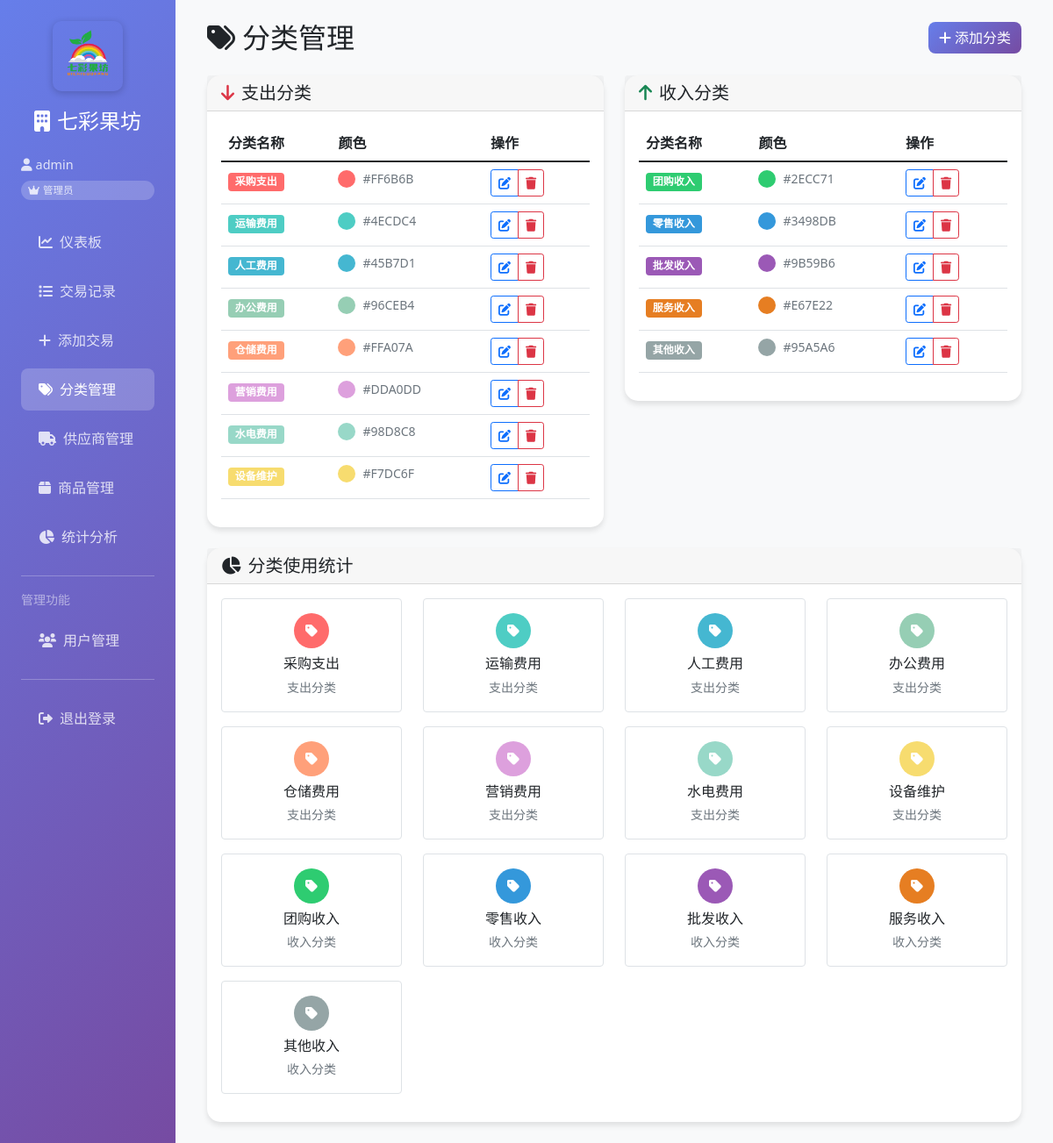
/categories (signed in), run on the app's committed database.
### app.py (models this page shows)
class User(UserMixin, db.Model):
    id = db.Column(db.Integer, primary_key=True)
    username = db.Column(db.String(80), unique=True, nullable=False)
    email = db.Column(db.String(120), unique=True, nullable=False)
    password_hash = db.Column(db.String(120), nullable=False)
    role = db.Column(db.String(20), nullable=False, default='employee')
    is_active = db.Column(db.Boolean, default=True)
    created_at = db.Column(db.DateTime, default=datetime.utcnow)

class Category(db.Model):
    id = db.Column(db.Integer, primary_key=True)
    name = db.Column(db.String(50), nullable=False)
    type = db.Column(db.String(10), nullable=False)
    color = db.Column(db.String(7), nullable=False)
    user_id = db.Column(db.Integer, db.ForeignKey('user.id'), nullable=False)

### app.py (the view)
@app.route('/categories')
@login_required
def categories():
    categories = Category.query.all()
    return render_template('categories.html', categories=categories)

### app.py (called while the page is built)
@login_manager.user_loader
def load_user(user_id):
    return User.query.get(int(user_id))

### templates/categories.html (shortened to what this page needs)
{% extends "base.html" %}
{% block content %}
<div class="row mb-4">
    <div class="col-12 d-flex justify-content-between align-items-center">
        <h2 class="mb-0">
            <i class="fas fa-tags me-2"></i>分类管理
        </h2>
        <a href="{{ url_for('add_category') }}" class="btn btn-primary">
            <i class="fas fa-plus me-1"></i>添加分类
        </a>
    </div>
</div>
<div class="row">
    <div class="col-md-6 mb-4">
        <div class="card">
            <div class="card-header">
                <h5 class="mb-0">
                    <i class="fas fa-arrow-down me-2 text-danger"></i>支出分类
                </h5>
            </div>
            <div class="card-body">
                {% set expense_categories = categories|selectattr('type', 'equalto', 'expense')|list %}
                {% if expense_categories %}
                    <div class="table-responsive">
                        <table class="table table-hover">
                            <thead>
                                <tr>
                                    <th>分类名称</th>
                                    <th>颜色</th>
                                    <th>操作</th>
                                </tr>
                            </thead>
                            <tbody>
                                {% for category in expense_categories %}
                                <tr>
                                    <td>
                                        <span class="badge" style="background-color: {{ category.color }};">
                                            {{ category.name }}
                                        </span>
                                    </td>
                                    <td>
                                        <div class="d-flex align-items-center">
                                            <div class="rounded-circle me-2"
                                                 style="width: 20px; height: 20px; background-color: {{ category.color }};"></div>
                                            <small class="text-muted">{{ category.color }}</small>
                                        </div>
                                    </td>
                                    <td>
                                        <div class="btn-group btn-group-sm" role="group">
                                            <a href="{{ url_for('edit_category', id=category.id) }}"
                                               class="btn btn-outline-primary btn-sm">
                                                <i class="fas fa-edit"></i>
                                            </a>
                                            <a href="{{ url_for('delete_category', id=category.id) }}"
                                               class="btn btn-outline-danger btn-sm"
                                               onclick="return confirm('确定要删除这个分类吗？')">
                                                <i class="fas fa-trash"></i>
                                            </a>
                                        </div>
                                    </td>
                                </tr>
                                {% endfor %}
                            </tbody>
                        </table>
                    </div>
                {% else %}
                    <div class="text-center py-3">
                        <i class="fas fa-tags fa-2x text-muted mb-2"></i>
                        <p class="text-muted small">暂无支出分类</p>
                    </div>
                {% endif %}
            </div>
        </div>
    </div>
    <div class="col-md-6 mb-4">
        <div class="card">
            <div class="card-header">
                <h5 class="mb-0">
                    <i class="fas fa-arrow-up me-2 text-success"></i>收入分类
                </h5>
            </div>
            <div class="card-body">
                {% set income_categories = categories|selectattr('type', 'equalto', 'income')|list %}
                {% if income_categories %}
                    <div class="table-responsive">
                        <table class="table table-hover">
                            <thead>
                                <tr>
                                    <th>分类名称</th>
                                    <th>颜色</th>
                                    <th>操作</th>
                                </tr>
                            </thead>
                            <tbody>
                                {% for category in income_categories %}
                                <tr>
                                    <td>
                                        <span class="badge" style="background-color: {{ category.color }};">
                                            {{ category.name }}
                                        </span>
                                    </td>
                                    <td>
                                        <div class="d-flex align-items-center">
                                            <div class="rounded-circle me-2"
                                                 style="width: 20px; height: 20px; background-color: {{ category.color }};"></div>
                                            <small class="text-muted">{{ category.color }}</small>
                                        </div>
                                    </td>
                                    <td>
                                        <div class="btn-group btn-group-sm" role="group">
                                            <a href="{{ url_for('edit_category', id=category.id) }}"
                                               class="btn btn-outline-primary btn-sm">
                                                <i class="fas fa-edit"></i>
                                            </a>
                                            <a href="{{ url_for('delete_category', id=category.id) }}"
                                               class="btn btn-outline-danger btn-sm"
                                               onclick="return confirm('确定要删除这个分类吗？')">
                                                <i class="fas fa-trash"></i>
                                            </a>
                                        </div>
                                    </td>
                                </tr>
                                {% endfor %}
                            </tbody>
                        </table>
                    </div>
                {% else %}
                    <div class="text-center py-3">
                        <i class="fas fa-tags fa-2x text-muted mb-2"></i>
                        <p class="text-muted small">暂无收入分类</p>
                    </div>
                {% endif %}
            </div>
        </div>
    </div>
</div>
<div class="row">
    <div class="col-12">
        <div class="card">
            <div class="card-header">
                <h5 class="mb-0">
                    <i class="fas fa-chart-pie me-2"></i>分类使用统计
                </h5>
            </div>
            <div class="card-body">
                {% if categories %}
                    <div class="row">
                        {% for category in categories %}
                        <div class="col-md-4 col-lg-3 mb-3">
                            <div class="border rounded p-3 text-center">
                                <div class="rounded-circle mx-auto mb-2"
                                     style="width: 40px; height: 40px; background-color: {{ category.color }}; display: flex; align-items: center; justify-content: center;">
                                    <i class="fas fa-tag text-white"></i>
                                </div>
                                <h6 class="mb-1">{{ category.name }}</h6>
                                <small class="text-muted">
                                    {{ '收入' if category.type == 'income' else '支出' }}分类
                                </small>
                            </div>
                        </div>
                        {% endfor %}
                    </div>
                {% endif %}
            </div>
        </div>
    </div>
</div>
{% endblock %}

### templates/base.html (shortened to what this page needs)
<!DOCTYPE html>
<html lang="zh-CN">
<head>
    <link href="{{ url_for('static', filename='css/bootstrap.min.css') }}" rel="stylesheet">
    <link href="{{ url_for('static', filename='css/all.min.css') }}" rel="stylesheet">
</head>
<body>
    {% if current_user.is_authenticated %}
    <div class="container-fluid">
        <div class="row">
            <div class="col-md-3 col-lg-2 sidebar p-0">
                <div class="p-4">
                    <div class="logo-container">
                        <img src="{{ url_for('static', filename='logo.png') }}"
                             alt="七彩果坊"
                             title="七彩果坊">
                    </div>
                    <h4 class="text-white mb-4 text-center">
                        <i class="fas fa-building me-2"></i>七彩果坊
                    </h4>
                    <div class="user-info">
                        <div class="mb-2">
                            <i class="fas fa-user me-1"></i>{{ current_user.username }}
                        </div>
                        <div class="role-badge">
                            {% if current_user.role == 'admin' %}
                                <i class="fas fa-crown me-1"></i>管理员
                            {% elif current_user.role == 'manager' %}
                                <i class="fas fa-user-tie me-1"></i>经理
                            {% else %}
                                <i class="fas fa-user me-1"></i>员工
                            {% endif %}
                        </div>
                    </div>
                    <nav class="nav flex-column">
                        <a class="nav-link {% if request.endpoint == 'dashboard' %}active{% endif %}" href="{{ url_for('dashboard') }}">
                            <i class="fas fa-chart-line me-2"></i>仪表板
                        </a>
                        <a class="nav-link {% if request.endpoint == 'transactions' %}active{% endif %}" href="{{ url_for('transactions') }}">
                            <i class="fas fa-list me-2"></i>交易记录
                        </a>
                        <a class="nav-link {% if request.endpoint == 'add_transaction' %}active{% endif %}" href="{{ url_for('add_transaction') }}">
                            <i class="fas fa-plus me-2"></i>添加交易
                        </a>
                        <a class="nav-link {% if request.endpoint == 'categories' %}active{% endif %}" href="{{ url_for('categories') }}">
                            <i class="fas fa-tags me-2"></i>分类管理
                        </a>
                        <a class="nav-link {% if request.endpoint == 'suppliers' %}active{% endif %}" href="{{ url_for('suppliers') }}">
                            <i class="fas fa-truck me-2"></i>供应商管理
                        </a>
                        <a class="nav-link {% if request.endpoint == 'products' %}active{% endif %}" href="{{ url_for('products') }}">
                            <i class="fas fa-box me-2"></i>商品管理
                        </a>
                        <a class="nav-link {% if request.endpoint == 'statistics' %}active{% endif %}" href="{{ url_for('statistics') }}">
                            <i class="fas fa-chart-pie me-2"></i>统计分析
                        </a>
                        {% if current_user.role in ['admin', 'manager'] %}
                        <hr class="text-white">
                        <div class="text-white-50 small mb-2">管理功能</div>
                        <a class="nav-link {% if request.endpoint == 'users' %}active{% endif %}" href="{{ url_for('users') }}">
                            <i class="fas fa-users me-2"></i>用户管理
                        </a>
                        {% endif %}
                        <hr class="text-white">
                        <a class="nav-link" href="{{ url_for('logout') }}">
                            <i class="fas fa-sign-out-alt me-2"></i>退出登录
                        </a>
                    </nav>
                </div>
            </div>
            <div class="col-md-9 col-lg-10 main-content">
                <div class="p-4">
                    {% block content %}{% endblock %}
                </div>
            </div>
        </div>
    </div>
    {% else %}
        {% block auth_content %}{% endblock %}
    {% endif %}
</body>
</html>

### templates/base.html (style rules this page uses)
.sidebar { min-height: 100vh; background: linear-gradient(135deg, #667eea 0%, #764ba2 100%); }
.sidebar .nav-link { color: rgba(255,255,255,0.8); padding: 12px 20px; margin: 4px 0; border-radius: 8px; transition: all 0.3s; }
.sidebar .nav-link.active { background: rgba(255,255,255,0.2); color: white; }
.main-content { background-color: #f8f9fa; min-height: 100vh; }
.card { border: none; border-radius: 15px; box-shadow: 0 4px 6px rgba(0,0,0,0.1); }
.btn-primary { background: linear-gradient(135deg, #667eea 0%, #764ba2 100%); border: none; border-radius: 8px; }
.user-info { color: rgba(255,255,255,0.8); font-size: 0.9em; margin-bottom: 20px; }
.role-badge { font-size: 0.8em; padding: 2px 8px; border-radius: 12px; background: rgba(255,255,255,0.2); }
.logo-container { text-align: center; margin-bottom: 20px; }
.logo-container img { max-width: 80px; height: auto; border-radius: 10px; box-shadow: 0 2px 8px rgba(0,0,0,0.2); }

### data on the page
User: username "admin"
Category: name "采购支出", color "#FF6B6B", type "支出"
Category: name "运输费用", color "#4ECDC4", type "支出"
Category: name "人工费用", color "#45B7D1", type "支出"
Category: name "办公费用", color "#96CEB4", type "支出"
Category: name "仓储费用", color "#FFA07A", type "支出"
Category: name "营销费用", color "#DDA0DD", type "支出"
Category: name "水电费用", color "#98D8C8", type "支出"
Category: name "设备维护", color "#F7DC6F", type "支出"
Category: name "团购收入", color "#2ECC71", type "收入"
Category: name "零售收入", color "#3498DB", type "收入"
Category: name "批发收入", color "#9B59B6", type "收入"
Category: name "服务收入", color "#E67E22", type "收入"
Category: name "其他收入", color "#95A5A6", type "收入"
